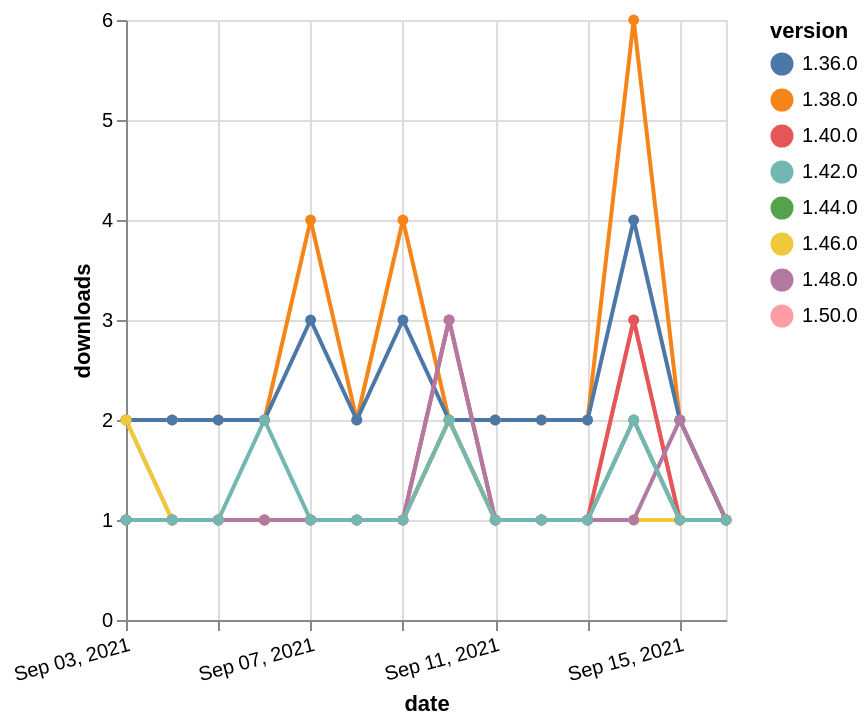

Write a Vega-Lite specification for this figure.
### Vega-Lite specification from a JSON file in a GitHub repository (floating-point values rounded to 4 significant figures)
{"$schema": "https://vega.github.io/schema/vega-lite/v5.json", "description": "A simple bar chart with embedded data.", "data": {"values": [{"date": "2021-09-03", "total": 123, "delta": 2, "version": "1.50.0"}, {"date": "2021-09-04", "total": 124, "delta": 1, "version": "1.50.0"}, {"date": "2021-09-05", "total": 125, "delta": 1, "version": "1.50.0"}, {"date": "2021-09-06", "total": 126, "delta": 1, "version": "1.50.0"}, {"date": "2021-09-07", "total": 127, "delta": 1, "version": "1.50.0"}, {"date": "2021-09-08", "total": 128, "delta": 1, "version": "1.50.0"}, {"date": "2021-09-09", "total": 129, "delta": 1, "version": "1.50.0"}, {"date": "2021-09-10", "total": 131, "delta": 2, "version": "1.50.0"}, {"date": "2021-09-11", "total": 132, "delta": 1, "version": "1.50.0"}, {"date": "2021-09-12", "total": 133, "delta": 1, "version": "1.50.0"}, {"date": "2021-09-13", "total": 134, "delta": 1, "version": "1.50.0"}, {"date": "2021-09-14", "total": 137, "delta": 3, "version": "1.50.0"}, {"date": "2021-09-15", "total": 138, "delta": 1, "version": "1.50.0"}, {"date": "2021-09-16", "total": 139, "delta": 1, "version": "1.50.0"}, {"date": "2021-09-03", "total": 200, "delta": 1, "version": "1.44.0"}, {"date": "2021-09-04", "total": 201, "delta": 1, "version": "1.44.0"}, {"date": "2021-09-05", "total": 202, "delta": 1, "version": "1.44.0"}, {"date": "2021-09-06", "total": 203, "delta": 1, "version": "1.44.0"}, {"date": "2021-09-07", "total": 204, "delta": 1, "version": "1.44.0"}, {"date": "2021-09-08", "total": 205, "delta": 1, "version": "1.44.0"}, {"date": "2021-09-09", "total": 206, "delta": 1, "version": "1.44.0"}, {"date": "2021-09-10", "total": 208, "delta": 2, "version": "1.44.0"}, {"date": "2021-09-11", "total": 209, "delta": 1, "version": "1.44.0"}, {"date": "2021-09-12", "total": 210, "delta": 1, "version": "1.44.0"}, {"date": "2021-09-13", "total": 211, "delta": 1, "version": "1.44.0"}, {"date": "2021-09-14", "total": 213, "delta": 2, "version": "1.44.0"}, {"date": "2021-09-15", "total": 214, "delta": 1, "version": "1.44.0"}, {"date": "2021-09-16", "total": 215, "delta": 1, "version": "1.44.0"}, {"date": "2021-09-03", "total": 2544, "delta": 2, "version": "1.38.0"}, {"date": "2021-09-04", "total": 2546, "delta": 2, "version": "1.38.0"}, {"date": "2021-09-05", "total": 2548, "delta": 2, "version": "1.38.0"}, {"date": "2021-09-06", "total": 2550, "delta": 2, "version": "1.38.0"}, {"date": "2021-09-07", "total": 2554, "delta": 4, "version": "1.38.0"}, {"date": "2021-09-08", "total": 2556, "delta": 2, "version": "1.38.0"}, {"date": "2021-09-09", "total": 2560, "delta": 4, "version": "1.38.0"}, {"date": "2021-09-10", "total": 2562, "delta": 2, "version": "1.38.0"}, {"date": "2021-09-11", "total": 2564, "delta": 2, "version": "1.38.0"}, {"date": "2021-09-12", "total": 2566, "delta": 2, "version": "1.38.0"}, {"date": "2021-09-13", "total": 2568, "delta": 2, "version": "1.38.0"}, {"date": "2021-09-14", "total": 2574, "delta": 6, "version": "1.38.0"}, {"date": "2021-09-15", "total": 2576, "delta": 2, "version": "1.38.0"}, {"date": "2021-09-16", "total": 2577, "delta": 1, "version": "1.38.0"}, {"date": "2021-09-03", "total": 2352, "delta": 2, "version": "1.36.0"}, {"date": "2021-09-04", "total": 2354, "delta": 2, "version": "1.36.0"}, {"date": "2021-09-05", "total": 2356, "delta": 2, "version": "1.36.0"}, {"date": "2021-09-06", "total": 2358, "delta": 2, "version": "1.36.0"}, {"date": "2021-09-07", "total": 2361, "delta": 3, "version": "1.36.0"}, {"date": "2021-09-08", "total": 2363, "delta": 2, "version": "1.36.0"}, {"date": "2021-09-09", "total": 2366, "delta": 3, "version": "1.36.0"}, {"date": "2021-09-10", "total": 2368, "delta": 2, "version": "1.36.0"}, {"date": "2021-09-11", "total": 2370, "delta": 2, "version": "1.36.0"}, {"date": "2021-09-12", "total": 2372, "delta": 2, "version": "1.36.0"}, {"date": "2021-09-13", "total": 2374, "delta": 2, "version": "1.36.0"}, {"date": "2021-09-14", "total": 2378, "delta": 4, "version": "1.36.0"}, {"date": "2021-09-15", "total": 2380, "delta": 2, "version": "1.36.0"}, {"date": "2021-09-16", "total": 2381, "delta": 1, "version": "1.36.0"}, {"date": "2021-09-03", "total": 416, "delta": 1, "version": "1.40.0"}, {"date": "2021-09-04", "total": 417, "delta": 1, "version": "1.40.0"}, {"date": "2021-09-05", "total": 418, "delta": 1, "version": "1.40.0"}, {"date": "2021-09-06", "total": 419, "delta": 1, "version": "1.40.0"}, {"date": "2021-09-07", "total": 420, "delta": 1, "version": "1.40.0"}, {"date": "2021-09-08", "total": 421, "delta": 1, "version": "1.40.0"}, {"date": "2021-09-09", "total": 422, "delta": 1, "version": "1.40.0"}, {"date": "2021-09-10", "total": 425, "delta": 3, "version": "1.40.0"}, {"date": "2021-09-11", "total": 426, "delta": 1, "version": "1.40.0"}, {"date": "2021-09-12", "total": 427, "delta": 1, "version": "1.40.0"}, {"date": "2021-09-13", "total": 428, "delta": 1, "version": "1.40.0"}, {"date": "2021-09-14", "total": 431, "delta": 3, "version": "1.40.0"}, {"date": "2021-09-15", "total": 432, "delta": 1, "version": "1.40.0"}, {"date": "2021-09-16", "total": 433, "delta": 1, "version": "1.40.0"}, {"date": "2021-09-03", "total": 171, "delta": 2, "version": "1.46.0"}, {"date": "2021-09-04", "total": 172, "delta": 1, "version": "1.46.0"}, {"date": "2021-09-05", "total": 173, "delta": 1, "version": "1.46.0"}, {"date": "2021-09-06", "total": 174, "delta": 1, "version": "1.46.0"}, {"date": "2021-09-07", "total": 175, "delta": 1, "version": "1.46.0"}, {"date": "2021-09-08", "total": 176, "delta": 1, "version": "1.46.0"}, {"date": "2021-09-09", "total": 177, "delta": 1, "version": "1.46.0"}, {"date": "2021-09-10", "total": 179, "delta": 2, "version": "1.46.0"}, {"date": "2021-09-11", "total": 180, "delta": 1, "version": "1.46.0"}, {"date": "2021-09-12", "total": 181, "delta": 1, "version": "1.46.0"}, {"date": "2021-09-13", "total": 182, "delta": 1, "version": "1.46.0"}, {"date": "2021-09-14", "total": 183, "delta": 1, "version": "1.46.0"}, {"date": "2021-09-15", "total": 184, "delta": 1, "version": "1.46.0"}, {"date": "2021-09-16", "total": 185, "delta": 1, "version": "1.46.0"}, {"date": "2021-09-03", "total": 203, "delta": 1, "version": "1.48.0"}, {"date": "2021-09-04", "total": 204, "delta": 1, "version": "1.48.0"}, {"date": "2021-09-05", "total": 205, "delta": 1, "version": "1.48.0"}, {"date": "2021-09-06", "total": 206, "delta": 1, "version": "1.48.0"}, {"date": "2021-09-07", "total": 207, "delta": 1, "version": "1.48.0"}, {"date": "2021-09-08", "total": 208, "delta": 1, "version": "1.48.0"}, {"date": "2021-09-09", "total": 209, "delta": 1, "version": "1.48.0"}, {"date": "2021-09-10", "total": 212, "delta": 3, "version": "1.48.0"}, {"date": "2021-09-11", "total": 213, "delta": 1, "version": "1.48.0"}, {"date": "2021-09-12", "total": 214, "delta": 1, "version": "1.48.0"}, {"date": "2021-09-13", "total": 215, "delta": 1, "version": "1.48.0"}, {"date": "2021-09-14", "total": 216, "delta": 1, "version": "1.48.0"}, {"date": "2021-09-15", "total": 218, "delta": 2, "version": "1.48.0"}, {"date": "2021-09-16", "total": 219, "delta": 1, "version": "1.48.0"}, {"date": "2021-09-03", "total": 211, "delta": 1, "version": "1.42.0"}, {"date": "2021-09-04", "total": 212, "delta": 1, "version": "1.42.0"}, {"date": "2021-09-05", "total": 213, "delta": 1, "version": "1.42.0"}, {"date": "2021-09-06", "total": 215, "delta": 2, "version": "1.42.0"}, {"date": "2021-09-07", "total": 216, "delta": 1, "version": "1.42.0"}, {"date": "2021-09-08", "total": 217, "delta": 1, "version": "1.42.0"}, {"date": "2021-09-09", "total": 218, "delta": 1, "version": "1.42.0"}, {"date": "2021-09-10", "total": 220, "delta": 2, "version": "1.42.0"}, {"date": "2021-09-11", "total": 221, "delta": 1, "version": "1.42.0"}, {"date": "2021-09-12", "total": 222, "delta": 1, "version": "1.42.0"}, {"date": "2021-09-13", "total": 223, "delta": 1, "version": "1.42.0"}, {"date": "2021-09-14", "total": 225, "delta": 2, "version": "1.42.0"}, {"date": "2021-09-15", "total": 226, "delta": 1, "version": "1.42.0"}, {"date": "2021-09-16", "total": 227, "delta": 1, "version": "1.42.0"}]}, "width": "container", "mark": {"type": "line", "point": {"filled": true}}, "encoding": {"x": {"field": "date", "type": "temporal", "timeUnit": "yearmonthdate", "title": "date", "axis": {"labelAngle": -15}}, "y": {"field": "delta", "type": "quantitative", "title": "downloads"}, "color": {"field": "version", "type": "nominal"}, "tooltip": {"field": "delta"}}}
